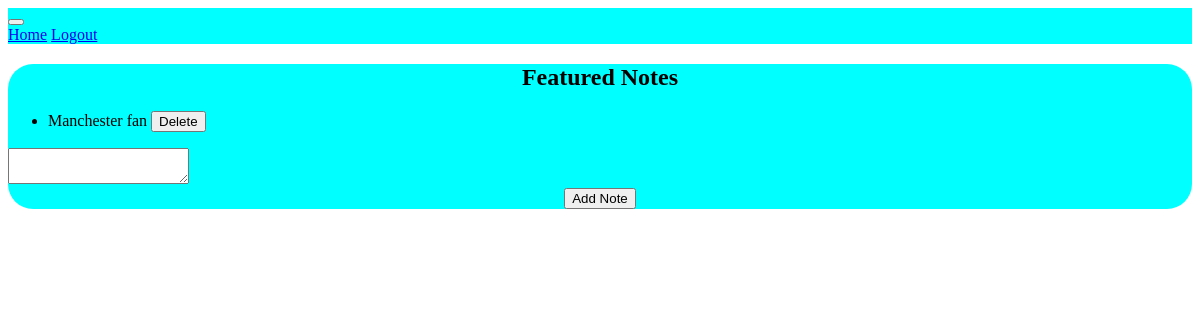
The page / (signed in) on the database as committed earlier.
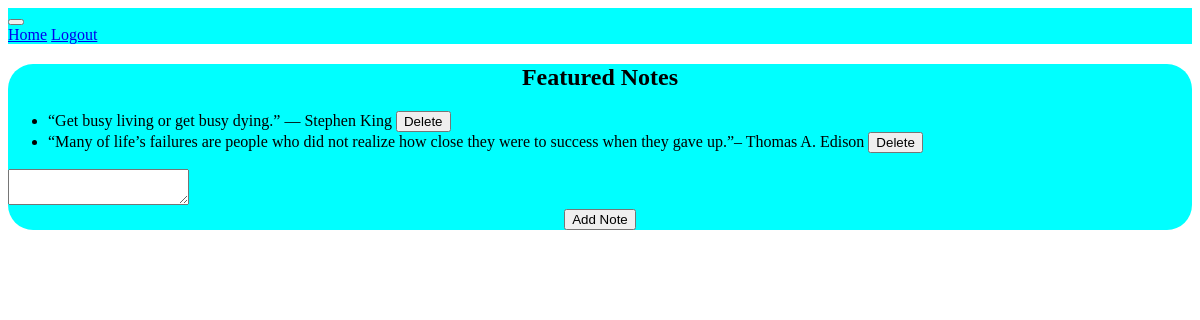
The same page on the database as committed later.
### app/models.py (models this page shows)
class Note(db.Model):
    id = db.Column(db.Integer, primary_key=True)
    data = db.Column(db.String(10000))
    date = db.Column(db.DateTime(timezone=True), default=func.now())
    user_id = db.Column(db.Integer, db.ForeignKey('user.id'))

### app/views.py (the view, shortened to what this page needs)
@views.route('/', methods=['GET', 'POST'])
@login_required
def home():
    return render_template("home.html", user=current_user)

### app/__init__.py (called while the page is built)
def create_app():
    app = Flask(__name__)
    app.config['SECRET_KEY'] = '123456'
    app.config['SQLALCHEMY_DATABASE_URI'] = f'sqlite:///mynotes'
    db.init_app(app)
    from .views import views
    from .auth import auth
    app.register_blueprint(views, url_prefix='/')
    app.register_blueprint(auth, url_prefix='/')
    from .models import User, Note
    create_database(app)
    login_manager = LoginManager()
    login_manager.login_view = 'auth.login'
    login_manager.init_app(app)
    @login_manager.user_loader
    def load_user(id):
        return User.query.get(int(id))
    return app

### app/templates/home.html (shortened to what this page needs)
{% extends "base.html" %}
{% block content%}
  <div class="container" style="background-color: aqua; border-radius: 25px; ">
      <h2 class="card-header" style="text-align: center;">Featured Notes</h2>
    <ul class="list-group list-group-flush" id="notes">
      {% for note in user.notes %}
      <li class="list-group-item">
        {{ note.data }}
        <button type="button" class="close" onClick="deleteNote({{ note.id }})">
          <span aria-hidden="true">Delete</span>
        </button>
      </li>
      {% endfor %}
    </ul>
    <form method="POST">
      <textarea name="note" id="note" class="form-control"></textarea>
      <br />
      <div align="center">
        <button type="submit" class="btn btn-primary">Add Note</button>
      </div>
    </form>
  </div>
  {% endblock %}

Rows that differ between the two databases and show on the page:
removed Note: data "Manchester fan"
added Note: data "“Get busy living or get busy dying.” — Stephen King"
added Note: data "“Many of life’s failures are people who did not realize how close they were to success when they gave up.”– Thomas A. Edison"
